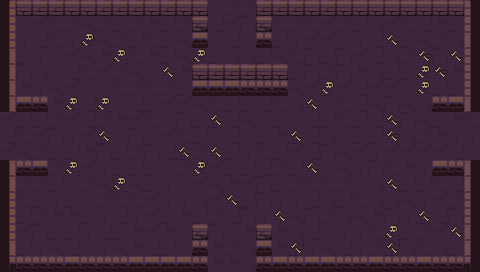

Below is a game level as drawn by its tile map, then a one-line description and the .tmx that defines it (tile-layer data replaced by summaries):
An orthogonal 30x17 tile map with 16x16 px tiles, 6 tile layers (ground, dressing, decor, walls, ...) and 12 objects (6x PROP, 5x ENTRY, CHEST).

<map version="1.10" tiledversion="1.10.2" orientation="orthogonal" renderorder="right-down" width="30" height="17" tilewidth="16" tileheight="16" infinite="0" nextlayerid="8" nextobjectid="13">
 <tileset firstgid="1" name="dungeon" tilewidth="16" tileheight="16" tilecount="100" columns="10">
  <image source="../../../gfx/tiles/depths/dungeon_tileset.png" width="160" height="160" />
 </tileset>
 <layer id="1" name="ground" width="30" height="17">
  <data>[510 cells, 510 non-empty, 12 distinct tile ids]</data>
 </layer>
 <layer id="2" name="dressing" width="30" height="17">
  <data>[510 cells, 33 non-empty, 2 distinct tile ids]</data>
 </layer>
 <layer id="3" name="decor" width="30" height="17">
  <data>[510 cells, 0 non-empty, 0 distinct tile ids]</data>
 </layer>
 <layer id="4" name="walls" width="30" height="17">
  <data>[510 cells, 78 non-empty, 16 distinct tile ids]</data>
 </layer>
 <layer id="5" name="props" width="30" height="17">
  <data>[510 cells, 28 non-empty, 8 distinct tile ids]</data>
 </layer>
 <layer id="6" name="overhead" width="30" height="17">
  <data>[510 cells, 0 non-empty, 0 distinct tile ids]</data>
 </layer>
 <objectgroup id="7" name="spawns">
  <object id="1" name="UP" type="ENTRY" x="232" y="24" />
  <object id="2" name="DOWN" type="ENTRY" x="232" y="248" />
  <object id="3" name="LEFT" type="ENTRY" x="24" y="136" />
  <object id="4" name="RIGHT" type="ENTRY" x="456" y="136" />
  <object id="5" name="" type="ENTRY" x="248" y="136" />
  <object id="6" name="locked" type="CHEST" x="232" y="136" />
  <object id="7" name="torch" type="PROP" x="56" y="264" />
  <object id="8" name="torch" type="PROP" x="424" y="264" />
  <object id="9" name="torch" type="PROP" x="8" y="232" />
  <object id="10" name="torch" type="PROP" x="472" y="232" />
  <object id="11" name="banner" type="PROP" x="120" y="264" />
  <object id="12" name="banner" type="PROP" x="360" y="264" />
 </objectgroup>
</map>
